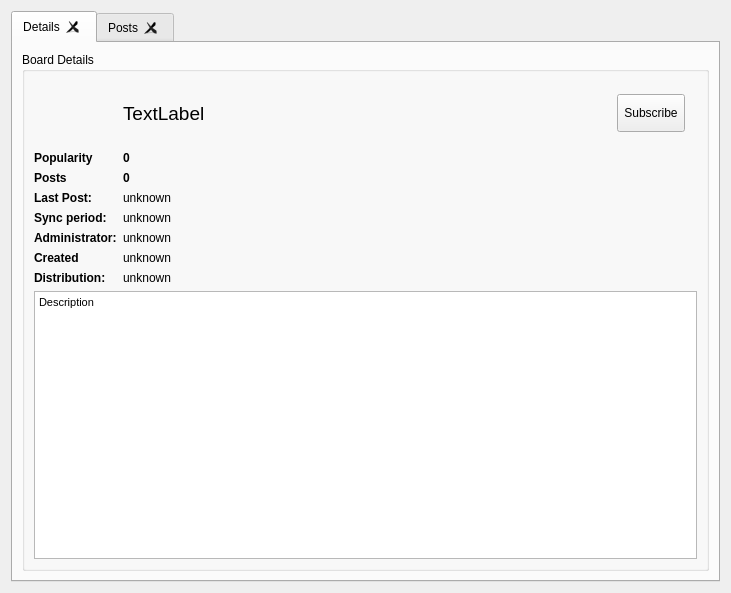
<?xml version="1.0" encoding="UTF-8"?>
<ui version="4.0">
 <class>PostedListWidgetWithModel</class>
 <widget class="QWidget" name="PostedListWidgetWithModel">
  <property name="geometry">
   <rect>
    <x>0</x>
    <y>0</y>
    <width>731</width>
    <height>593</height>
   </rect>
  </property>
  <property name="windowTitle">
   <string>Form</string>
  </property>
  <layout class="QHBoxLayout" name="horizontalLayout">
   <item>
    <widget class="RSTabWidget" name="tabWidget">
     <property name="currentIndex">
      <number>0</number>
     </property>
     <property name="tabsClosable">
      <bool>true</bool>
     </property>
     <widget class="QWidget" name="tab">
      <attribute name="title">
       <string>Details</string>
      </attribute>
      <layout class="QVBoxLayout" name="verticalLayout_3">
       <item>
        <widget class="QGroupBox" name="infoGroupBox">
         <property name="autoFillBackground">
          <bool>false</bool>
         </property>
         <property name="styleSheet">
          <string notr="true"/>
         </property>
         <property name="title">
          <string>Board Details</string>
         </property>
         <property name="flat">
          <bool>false</bool>
         </property>
         <property name="checkable">
          <bool>false</bool>
         </property>
         <layout class="QGridLayout" name="gridLayout_2">
          <item row="0" column="0">
           <layout class="QGridLayout" name="gridLayout">
            <item row="0" column="3">
             <layout class="QVBoxLayout" name="verticalLayout">
              <property name="sizeConstraint">
               <enum>QLayout::SetMinimumSize</enum>
              </property>
              <property name="leftMargin">
               <number>0</number>
              </property>
              <item>
               <spacer name="verticalSpacer">
                <property name="orientation">
                 <enum>Qt::Vertical</enum>
                </property>
                <property name="sizeType">
                 <enum>QSizePolicy::Minimum</enum>
                </property>
                <property name="sizeHint" stdset="0">
                 <size>
                  <width>20</width>
                  <height>13</height>
                 </size>
                </property>
               </spacer>
              </item>
              <item>
               <widget class="SubscribeToolButton" name="subscribeToolButton">
                <property name="sizePolicy">
                 <sizepolicy hsizetype="Preferred" vsizetype="Preferred">
                  <horstretch>0</horstretch>
                  <verstretch>0</verstretch>
                 </sizepolicy>
                </property>
                <property name="font">
                 <font>
                  <weight>50</weight>
                  <italic>false</italic>
                  <bold>false</bold>
                 </font>
                </property>
                <property name="styleSheet">
                 <string notr="true"/>
                </property>
                <property name="text">
                 <string notr="true">Subscribe</string>
                </property>
                <property name="autoRaise">
                 <bool>false</bool>
                </property>
               </widget>
              </item>
              <item>
               <spacer name="verticalSpacer_2">
                <property name="orientation">
                 <enum>Qt::Vertical</enum>
                </property>
                <property name="sizeType">
                 <enum>QSizePolicy::Minimum</enum>
                </property>
                <property name="sizeHint" stdset="0">
                 <size>
                  <width>20</width>
                  <height>13</height>
                 </size>
                </property>
               </spacer>
              </item>
             </layout>
            </item>
            <item row="0" column="0">
             <widget class="QLabel" name="logoLabel">
              <property name="minimumSize">
               <size>
                <width>64</width>
                <height>64</height>
               </size>
              </property>
              <property name="maximumSize">
               <size>
                <width>64</width>
                <height>64</height>
               </size>
              </property>
              <property name="pixmap">
               <pixmap resource="../icons.qrc">:/icons/png/postedlinks.png</pixmap>
              </property>
              <property name="scaledContents">
               <bool>true</bool>
              </property>
             </widget>
            </item>
            <item row="0" column="2">
             <spacer name="horizontalSpacer">
              <property name="orientation">
               <enum>Qt::Horizontal</enum>
              </property>
              <property name="sizeHint" stdset="0">
               <size>
                <width>40</width>
                <height>20</height>
               </size>
              </property>
             </spacer>
            </item>
            <item row="3" column="1" colspan="5">
             <widget class="QLabel" name="infoLastPost">
              <property name="text">
               <string notr="true">unknown</string>
              </property>
             </widget>
            </item>
            <item row="1" column="1">
             <widget class="QLabel" name="poplabel">
              <property name="font">
               <font>
                <weight>75</weight>
                <bold>true</bold>
               </font>
              </property>
              <property name="text">
               <string>0</string>
              </property>
             </widget>
            </item>
            <item row="5" column="0">
             <widget class="QLabel" name="label">
              <property name="font">
               <font>
                <weight>75</weight>
                <bold>true</bold>
               </font>
              </property>
              <property name="text">
               <string>Administrator:</string>
              </property>
             </widget>
            </item>
            <item row="7" column="1" colspan="5">
             <widget class="QLabel" name="infoDistribution">
              <property name="text">
               <string>unknown</string>
              </property>
             </widget>
            </item>
            <item row="7" column="0">
             <widget class="QLabel" name="label_3">
              <property name="font">
               <font>
                <weight>75</weight>
                <bold>true</bold>
               </font>
              </property>
              <property name="text">
               <string>Distribution:</string>
              </property>
             </widget>
            </item>
            <item row="3" column="0">
             <widget class="QLabel" name="infoLastPostLabel">
              <property name="sizePolicy">
               <sizepolicy hsizetype="Maximum" vsizetype="Preferred">
                <horstretch>0</horstretch>
                <verstretch>0</verstretch>
               </sizepolicy>
              </property>
              <property name="font">
               <font>
                <weight>75</weight>
                <bold>true</bold>
               </font>
              </property>
              <property name="text">
               <string>Last Post:</string>
              </property>
             </widget>
            </item>
            <item row="2" column="1">
             <widget class="QLabel" name="infoPosts">
              <property name="font">
               <font>
                <weight>75</weight>
                <bold>true</bold>
               </font>
              </property>
              <property name="text">
               <string notr="true">0</string>
              </property>
             </widget>
            </item>
            <item row="6" column="0">
             <widget class="QLabel" name="createdlabel">
              <property name="font">
               <font>
                <weight>75</weight>
                <bold>true</bold>
               </font>
              </property>
              <property name="text">
               <string>Created</string>
              </property>
             </widget>
            </item>
            <item row="0" column="1">
             <widget class="QLabel" name="namelabel">
              <property name="font">
               <font>
                <pointsize>14</pointsize>
               </font>
              </property>
              <property name="text">
               <string>TextLabel</string>
              </property>
             </widget>
            </item>
            <item row="5" column="1" colspan="5">
             <widget class="QLabel" name="createdinfolabel">
              <property name="text">
               <string>unknown</string>
              </property>
             </widget>
            </item>
            <item row="1" column="0">
             <widget class="QLabel" name="label_4">
              <property name="font">
               <font>
                <weight>75</weight>
                <bold>true</bold>
               </font>
              </property>
              <property name="text">
               <string>Popularity</string>
              </property>
             </widget>
            </item>
            <item row="2" column="0">
             <widget class="QLabel" name="infoPostsLabel">
              <property name="sizePolicy">
               <sizepolicy hsizetype="Maximum" vsizetype="Preferred">
                <horstretch>0</horstretch>
                <verstretch>0</verstretch>
               </sizepolicy>
              </property>
              <property name="font">
               <font>
                <weight>75</weight>
                <bold>true</bold>
               </font>
              </property>
              <property name="text">
               <string>Posts</string>
              </property>
             </widget>
            </item>
            <item row="6" column="1" colspan="5">
             <widget class="GxsIdLabel" name="infoAdministrator">
              <property name="text">
               <string>unknown</string>
              </property>
              <property name="openExternalLinks">
               <bool>true</bool>
              </property>
             </widget>
            </item>
            <item row="4" column="0">
             <widget class="QLabel" name="syncPeriodTitleLabel">
              <property name="font">
               <font>
                <weight>75</weight>
                <bold>true</bold>
               </font>
              </property>
              <property name="text">
               <string>Sync period:</string>
              </property>
             </widget>
            </item>
            <item row="4" column="1">
             <widget class="QLabel" name="syncPeriodLabel">
              <property name="text">
               <string>unknown</string>
              </property>
             </widget>
            </item>
           </layout>
          </item>
          <item row="1" column="0">
           <widget class="QTextBrowser" name="infoDescription">
            <property name="styleSheet">
             <string notr="true"/>
            </property>
            <property name="html">
             <string notr="true">&lt;!DOCTYPE HTML PUBLIC &quot;-//W3C//DTD HTML 4.0//EN&quot; &quot;http://www.w3.org/TR/REC-html40/strict.dtd&quot;&gt;
&lt;html&gt;&lt;head&gt;&lt;meta name=&quot;qrichtext&quot; content=&quot;1&quot; /&gt;&lt;style type=&quot;text/css&quot;&gt;
p, li { white-space: pre-wrap; }
&lt;/style&gt;&lt;/head&gt;&lt;body style=&quot; font-family:'Ubuntu'; font-size:11pt; font-weight:400; font-style:normal;&quot;&gt;
&lt;p style=&quot; margin-top:0px; margin-bottom:0px; margin-left:0px; margin-right:0px; -qt-block-indent:0; text-indent:0px;&quot;&gt;&lt;span style=&quot; font-family:'MS Shell Dlg 2'; font-size:8pt;&quot;&gt;Description&lt;/span&gt;&lt;/p&gt;&lt;/body&gt;&lt;/html&gt;</string>
            </property>
            <property name="textInteractionFlags">
             <set>Qt::LinksAccessibleByMouse|Qt::TextSelectableByMouse</set>
            </property>
            <property name="openExternalLinks">
             <bool>true</bool>
            </property>
            <property name="openLinks">
             <bool>true</bool>
            </property>
           </widget>
          </item>
         </layout>
        </widget>
       </item>
      </layout>
     </widget>
     <widget class="QWidget" name="tab_2">
      <attribute name="title">
       <string>Posts</string>
      </attribute>
      <layout class="QVBoxLayout" name="verticalLayout_2">
       <item>
        <widget class="QFrame" name="headerFrame">
         <property name="frameShape">
          <enum>QFrame::Box</enum>
         </property>
         <property name="frameShadow">
          <enum>QFrame::Sunken</enum>
         </property>
         <layout class="QHBoxLayout" name="horizontalLayout_3">
          <property name="leftMargin">
           <number>6</number>
          </property>
          <property name="topMargin">
           <number>2</number>
          </property>
          <property name="rightMargin">
           <number>6</number>
          </property>
          <property name="bottomMargin">
           <number>2</number>
          </property>
          <item>
           <widget class="QToolButton" name="submitPostButton">
            <property name="sizePolicy">
             <sizepolicy hsizetype="Fixed" vsizetype="Fixed">
              <horstretch>0</horstretch>
              <verstretch>0</verstretch>
             </sizepolicy>
            </property>
            <property name="text">
             <string>Create Post</string>
            </property>
            <property name="icon">
             <iconset resource="Posted_images.qrc">
              <normaloff>:/images/write.png</normaloff>:/images/write.png</iconset>
            </property>
            <property name="iconSize">
             <size>
              <width>24</width>
              <height>24</height>
             </size>
            </property>
            <property name="toolButtonStyle">
             <enum>Qt::ToolButtonTextBesideIcon</enum>
            </property>
            <property name="autoRaise">
             <bool>true</bool>
            </property>
           </widget>
          </item>
          <item>
           <widget class="QComboBox" name="sortStrategy_CB">
            <property name="toolTip">
             <string>&lt;html&gt;&lt;head/&gt;&lt;body&gt;&lt;p&gt;&lt;span style=&quot; font-family:'-apple-system,BlinkMacSystemFont,Segoe UI,Helvetica,Arial,sans-serif,Apple Color Emoji,Segoe UI Emoji,Segoe UI Symbol'; font-size:14px; color:#24292e; background-color:#ffffff;&quot;&gt;Select sorting&lt;/span&gt;&lt;/p&gt;&lt;/body&gt;&lt;/html&gt;</string>
            </property>
            <property name="styleSheet">
             <string notr="true"/>
            </property>
            <property name="currentIndex">
             <number>0</number>
            </property>
            <property name="iconSize">
             <size>
              <width>24</width>
              <height>24</height>
             </size>
            </property>
            <item>
             <property name="text">
              <string>New</string>
             </property>
             <property name="icon">
              <iconset resource="../icons.qrc">
               <normaloff>:/icons/png/new.png</normaloff>:/icons/png/new.png</iconset>
             </property>
            </item>
            <item>
             <property name="text">
              <string>Top</string>
             </property>
             <property name="icon">
              <iconset resource="../icons.qrc">
               <normaloff>:/icons/png/top.png</normaloff>:/icons/png/top.png</iconset>
             </property>
            </item>
            <item>
             <property name="text">
              <string>Hot</string>
             </property>
             <property name="icon">
              <iconset resource="../icons.qrc">
               <normaloff>:/icons/png/flame.png</normaloff>:/icons/png/flame.png</iconset>
             </property>
            </item>
           </widget>
          </item>
          <item>
           <widget class="LineEditClear" name="filter_LE">
            <property name="placeholderText">
             <string>Search</string>
            </property>
           </widget>
          </item>
          <item>
           <spacer name="horizontalSpacer_2">
            <property name="orientation">
             <enum>Qt::Horizontal</enum>
            </property>
            <property name="sizeHint" stdset="0">
             <size>
              <width>40</width>
              <height>20</height>
             </size>
            </property>
           </spacer>
          </item>
          <item>
           <layout class="QHBoxLayout" name="horizontalLayout_2">
            <property name="spacing">
             <number>0</number>
            </property>
            <item>
             <widget class="QPushButton" name="viewModeButton">
              <property name="font">
               <font>
                <kerning>true</kerning>
               </font>
              </property>
              <property name="toolTip">
               <string>Classic view</string>
              </property>
              <property name="icon">
               <iconset resource="Posted_images.qrc">
                <normaloff>:/images/classic.png</normaloff>:/images/classic.png</iconset>
              </property>
              <property name="iconSize">
               <size>
                <width>24</width>
                <height>24</height>
               </size>
              </property>
              <property name="checkable">
               <bool>true</bool>
              </property>
              <property name="flat">
               <bool>true</bool>
              </property>
             </widget>
            </item>
           </layout>
          </item>
          <item>
           <widget class="QPushButton" name="prevButton">
            <property name="toolTip">
             <string>Previous</string>
            </property>
            <property name="text">
             <string/>
            </property>
            <property name="icon">
             <iconset resource="../icons.qrc">
              <normaloff>:/icons/png/arrow-left.png</normaloff>:/icons/png/arrow-left.png</iconset>
            </property>
           </widget>
          </item>
          <item>
           <widget class="QLabel" name="showLabel">
            <property name="text">
             <string>1-10</string>
            </property>
           </widget>
          </item>
          <item>
           <widget class="QPushButton" name="nextButton">
            <property name="toolTip">
             <string>Next</string>
            </property>
            <property name="text">
             <string/>
            </property>
            <property name="icon">
             <iconset resource="../icons.qrc">
              <normaloff>:/icons/png/arrow-right.png</normaloff>:/icons/png/arrow-right.png</iconset>
            </property>
           </widget>
          </item>
          <item>
           <widget class="GxsIdChooser" name="idChooser">
            <property name="toolTip">
             <string>&lt;html&gt;&lt;head/&gt;&lt;body&gt;&lt;p&gt;Default identity used when voting&lt;/p&gt;&lt;/body&gt;&lt;/html&gt;</string>
            </property>
           </widget>
          </item>
         </layout>
        </widget>
       </item>
       <item>
        <widget class="RSTreeView" name="postsTree">
         <property name="contextMenuPolicy">
          <enum>Qt::CustomContextMenu</enum>
         </property>
         <property name="editTriggers">
          <set>QAbstractItemView::CurrentChanged|QAbstractItemView::SelectedClicked</set>
         </property>
         <property name="verticalScrollMode">
          <enum>QAbstractItemView::ScrollPerPixel</enum>
         </property>
         <property name="indentation">
          <number>0</number>
         </property>
         <property name="rootIsDecorated">
          <bool>false</bool>
         </property>
         <attribute name="headerVisible">
          <bool>false</bool>
         </attribute>
        </widget>
       </item>
      </layout>
     </widget>
    </widget>
   </item>
  </layout>
 </widget>
 <customwidgets>
  <customwidget>
   <class>GxsIdLabel</class>
   <extends>QLabel</extends>
   <header>gui/gxs/GxsIdLabel.h</header>
  </customwidget>
  <customwidget>
   <class>SubscribeToolButton</class>
   <extends>QToolButton</extends>
   <header>gui/common/SubscribeToolButton.h</header>
  </customwidget>
  <customwidget>
   <class>RSTreeView</class>
   <extends>QTreeView</extends>
   <header>gui/common/RSTreeView.h</header>
  </customwidget>
  <customwidget>
   <class>LineEditClear</class>
   <extends>QLineEdit</extends>
   <header>gui/common/LineEditClear.h</header>
  </customwidget>
  <customwidget>
   <class>GxsIdChooser</class>
   <extends>QComboBox</extends>
   <header>gui/gxs/GxsIdChooser.h</header>
  </customwidget>
  <customwidget>
   <class>RSTabWidget</class>
   <extends>QTabWidget</extends>
   <header>gui/common/RSTabWidget.h</header>
   <container>1</container>
  </customwidget>
 </customwidgets>
 <resources>
  <include location="../icons.qrc"/>
  <include location="Posted_images.qrc"/>
 </resources>
 <connections/>
</ui>
